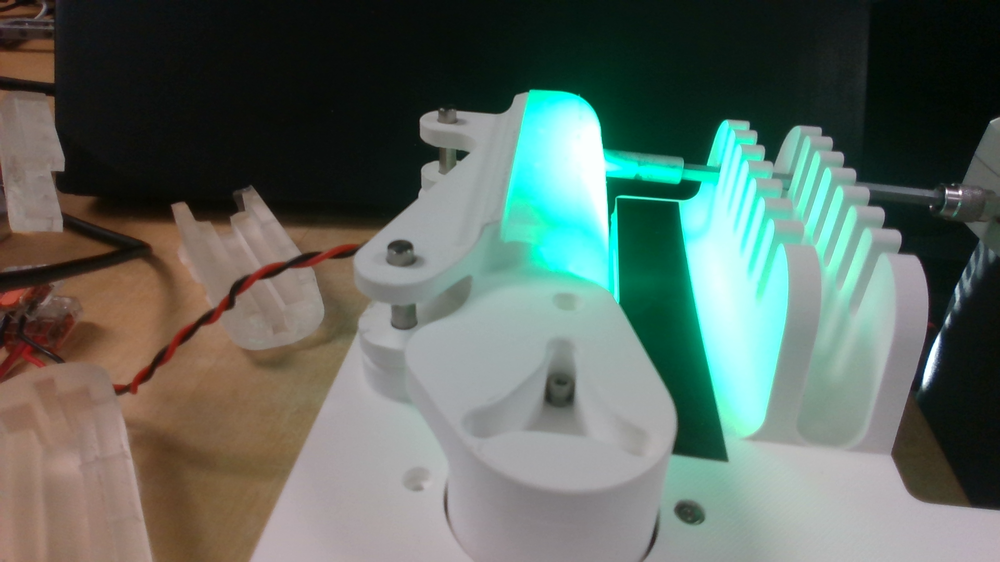
#> input picture experiments/img/dragonskin_p1_Color.png, 1000 x 562 px, shrunk from 1920 x 1080 before the run
$ python -i contact.py   (imports and definitions only)
#> lines starting #> are read from the running program, lines starting #| are printed output that depends on the picture; after the words box and inside, x2 and y2 are one past the last pixel; in counts of white or black regions, pixels touching at a corner belong together
"""Learning-free LED-array detection and contact-position estimation."""

from __future__ import annotations

import itertools
from dataclasses import dataclass

import cv2
import numpy as np


_LED_COUNT = 5
_TOP_FRACTION = 0.10
_ROI_WIDTH_IN_LED_SPACINGS = 1.70
_ROI_HEIGHT_IN_LED_SPACINGS = 0.76
_ROI_INWARD_SHIFT_IN_LED_SPACINGS = 0.35
_SMALL_GAUSSIAN_SIGMA_PX = 1.2
_BROAD_GAUSSIAN_SIGMA_PX = 14.0
_SEARCH_X_FRACTION = (0.50, 0.70)
_SEARCH_Y_FRACTION = (0.28, 0.62)
_COMPONENT_SEARCH_Y_FRACTION = (0.28, 0.70)
_COMPONENT_PERCENTILE = 85.0


@dataclass(frozen=True)
class LedArrayGeometry:
    """Five ordered image landmarks and spacing-scaled response regions."""

    landmarks_xy_px: np.ndarray
    roi_polygons_xy_px: np.ndarray
    median_spacing_px: float

    # [15 lines left out: function __post_init__, not called in this run]


@dataclass(frozen=True)
class ContactEstimate:
    """Baseline-relative LED response and its response-weighted position."""

    response: np.ndarray
    predicted_led_index: int
    position_mm: float | None
    top_two_margin: float

    # [13 lines left out: function __post_init__, not called in this run]


def _rgb_frames(rgb_frames: np.ndarray) -> np.ndarray:
    frames = np.asarray(rgb_frames)
    if frames.ndim == 3:
        frames = frames[None, ...]
    if frames.ndim != 4 or frames.shape[-1] != 3 or frames.dtype != np.uint8:
        raise ValueError("rgb_frames must be N x H x W x 3 uint8")
    if not len(frames):
        raise ValueError("rgb_frames must be nonempty")
    return frames


def _red_high_pass(rgb: np.ndarray) -> np.ndarray:
    red = rgb[:, :, 0].astype(np.float32)
    small = cv2.GaussianBlur(red, (0, 0), _SMALL_GAUSSIAN_SIGMA_PX)
    background = cv2.GaussianBlur(red, (0, 0), _BROAD_GAUSSIAN_SIGMA_PX)
    return np.maximum(small - background, 0.0)


def _smooth_profile(values: np.ndarray, sigma_px: float) -> np.ndarray:
    return cv2.GaussianBlur(
        np.asarray(values, dtype=np.float32)[:, None],
        (1, 0),
        sigma_px,
    ).ravel()


def _candidate_peaks(
    profile: np.ndarray,
    start: int,
    stop: int,
    minimum_distance: int,
) -> np.ndarray:
    local_span = float(np.ptp(profile[start:stop]))
    minimum_prominence = 0.018 * local_span
    candidates = []
    for index in range(start + 1, stop - 1):
        if profile[index] < profile[index - 1] or profile[index] <= profile[index + 1]:
            continue
        left = max(start, index - minimum_distance)
        right = min(stop, index + minimum_distance + 1)
        local_floor = max(
            float(np.min(profile[left : index + 1])),
            float(np.min(profile[index:right])),
        )
        if profile[index] - local_floor >= minimum_prominence:
            candidates.append(index)

    kept: list[int] = []
    for index in sorted(candidates, key=lambda item: float(profile[item]), reverse=True):
        if all(abs(index - selected) >= minimum_distance for selected in kept):
            kept.append(index)
    return np.asarray(sorted(kept), dtype=np.int32)


def _landmarks_from_median(median_rgb: np.ndarray) -> np.ndarray:
    high_pass = _red_high_pass(median_rgb)
    height, width = high_pass.shape
    x_start = round(_SEARCH_X_FRACTION[0] * width)
    x_stop = round(_SEARCH_X_FRACTION[1] * width)
    y_start = round(_SEARCH_Y_FRACTION[0] * height)
    y_stop = round(_SEARCH_Y_FRACTION[1] * height)
    profile = _smooth_profile(high_pass[:, x_start:x_stop].mean(axis=1), 1.4)
    peak_y = _candidate_peaks(
        profile,
        y_start,
        y_stop,
        minimum_distance=round(0.018 * height),
    )
    if peak_y.size < _LED_COUNT:
        raise RuntimeError(f"red detector found only {peak_y.size} candidate peaks")

    peak_x = []
    strengths = []
    row_half_width = round(0.012 * height)
    for y_coordinate in peak_y:
        column_profile = _smooth_profile(
            high_pass[
                max(0, y_coordinate - row_half_width) : min(
                    height, y_coordinate + row_half_width + 1
                ),
                x_start:x_stop,
            ].sum(axis=0),
            1.5,
        )
        peak_x.append(x_start + int(np.argmax(column_profile)))
        strengths.append(float(profile[y_coordinate]))

    peak_x_array = np.asarray(peak_x, dtype=np.float64)
    strength_array = np.asarray(strengths, dtype=np.float64)
    best: tuple[float, tuple[int, ...]] | None = None
    for selection in itertools.combinations(range(peak_y.size), _LED_COUNT):
        selected_y = peak_y[list(selection)].astype(np.float64)
        selected_x = peak_x_array[list(selection)]
        spacing = np.diff(selected_y)
        mean_spacing = float(np.mean(spacing))
        if not 0.025 * height <= mean_spacing <= 0.065 * height:
            continue
        if float(np.min(spacing)) < 0.014 * height:
            continue
        spacing_cv = float(np.std(spacing) / mean_spacing)
        line = np.polyfit(selected_y, selected_x, 1)
        line_rmse = float(
            np.sqrt(np.mean((selected_x - np.polyval(line, selected_y)) ** 2))
        )
        score = (
            float(np.mean(strength_array[list(selection)]))
            / (float(np.max(strength_array)) + 1.0e-6)
            - 2.0 * spacing_cv
            - line_rmse / (0.5 * mean_spacing)
        )
        if best is None or score > best[0]:
            best = (score, selection)
    if best is None:
        raise RuntimeError("red detector could not select five regular ordered peaks")

    selection = list(best[1])
    landmarks = np.column_stack((peak_x_array[selection], peak_y[selection])).astype(
        np.float64
    )
    spacings = np.linalg.norm(np.diff(landmarks, axis=0), axis=1)
    spacing_cv = float(np.std(spacings) / np.mean(spacings))
    if not np.all(np.diff(landmarks[:, 1]) > 0):
        raise RuntimeError("LED landmarks are not ordered along the image array")
    if spacing_cv > 0.30:
        raise RuntimeError(f"detected LED spacing is not regular: CV={spacing_cv:.3f}")
    return landmarks


def _component_landmarks(median_rgb: np.ndarray) -> np.ndarray:
    """Fallback for oblique views whose projected LED spacing is nonlinear."""

    high_pass = _red_high_pass(median_rgb)
    height, width = high_pass.shape
    x_start = round(_SEARCH_X_FRACTION[0] * width)
    x_stop = round(_SEARCH_X_FRACTION[1] * width)
    y_start = round(_COMPONENT_SEARCH_Y_FRACTION[0] * height)
    y_stop = round(_COMPONENT_SEARCH_Y_FRACTION[1] * height)
    crop = high_pass[y_start:y_stop, x_start:x_stop]
    positive = crop[crop > 0.0]
    if not positive.size:
        raise RuntimeError("red component detector found no positive response")
    threshold = float(np.percentile(positive, _COMPONENT_PERCENTILE))
    mask = np.asarray(crop >= threshold, dtype=np.uint8) * 255
    mask = cv2.morphologyEx(mask, cv2.MORPH_OPEN, np.ones((3, 3), np.uint8))
    component_count, _, stats, centroids = cv2.connectedComponentsWithStats(mask)

    minimum_area = max(8, round(2.0e-5 * height * width))
    candidates = []
    areas = []
    for component in range(1, component_count):
        area = int(stats[component, cv2.CC_STAT_AREA])
        if area < minimum_area:
            continue
        centroid = centroids[component] + np.asarray((x_start, y_start))
        candidates.append(centroid)
        areas.append(area)
    if len(candidates) < _LED_COUNT:
        raise RuntimeError(
            "red component detector found only "
            f"{len(candidates)} candidate regions"
        )

    points = np.asarray(candidates, dtype=np.float64)
    component_areas = np.asarray(areas, dtype=np.float64)
    best: tuple[float, np.ndarray] | None = None
    for selection in itertools.combinations(range(len(points)), _LED_COUNT):
        selected = points[list(selection)]
        order = np.argsort(selected[:, 1])
        selected = selected[order]
        spacings = np.diff(selected[:, 1])
        mean_spacing = float(np.mean(spacings))
        if not 0.020 * height <= mean_spacing <= 0.10 * height:
            continue
        if float(np.min(spacings)) < 0.012 * height:
            continue
        line = np.polyfit(selected[:, 1], selected[:, 0], 1)
        line_rmse = float(
            np.sqrt(
                np.mean(
                    (selected[:, 0] - np.polyval(line, selected[:, 1])) ** 2
                )
            )
        )
        if line_rmse > 0.35 * mean_spacing:
            continue
        selected_areas = component_areas[np.asarray(selection)][order]
        score = (
            float(np.mean(np.sqrt(selected_areas)))
            / (float(np.max(np.sqrt(component_areas))) + 1.0e-6)
            - line_rmse / (0.35 * mean_spacing)
        )
        if best is None or score > best[0]:
            best = (score, selected)
    if best is None:
        raise RuntimeError("red component detector could not select five collinear regions")
    return best[1]


# [32 lines left out: function _roi_polygons, not called in this run]


def detect_led_array(rgb_frames: np.ndarray) -> LedArrayGeometry:
    """Detect the common five-LED array from one or more fixed-camera frames."""

    frames = _rgb_frames(rgb_frames)
    median_rgb = np.median(frames, axis=0).astype(np.uint8)
    try:
        landmarks = _landmarks_from_median(median_rgb)
    except RuntimeError as profile_error:
        try:
            landmarks = _component_landmarks(median_rgb)
        except RuntimeError as component_error:
            raise RuntimeError(
                f"profile detector failed ({profile_error}); "
                f"component detector failed ({component_error})"
            ) from component_error
    polygons = _roi_polygons(landmarks, median_rgb.shape)
    spacing_px = float(np.median(np.linalg.norm(np.diff(landmarks, axis=0), axis=1)))
    return LedArrayGeometry(
        landmarks_xy_px=landmarks,
        roi_polygons_xy_px=polygons,
        median_spacing_px=spacing_px,
    )


# [65 lines left out: functions brightest_red_features, estimate_contact_position, not called in this run]


__all__ = [
    "ContactEstimate",
    "LedArrayGeometry",
    "brightest_red_features",
    "detect_led_array",
    "estimate_contact_position",
]

>>> import cv2
>>> picture = cv2.imread('../../experiments/img/dragonskin_p1_Color.png')
#> picture is the input picture: shape (562, 1000, 3); mean B, G, R 97.3, 105.4, 92.9
>>> result = detect_led_array(picture)
#> in _red_high_pass, `red = rgb[:, :, 0].astype(np.float32)`:
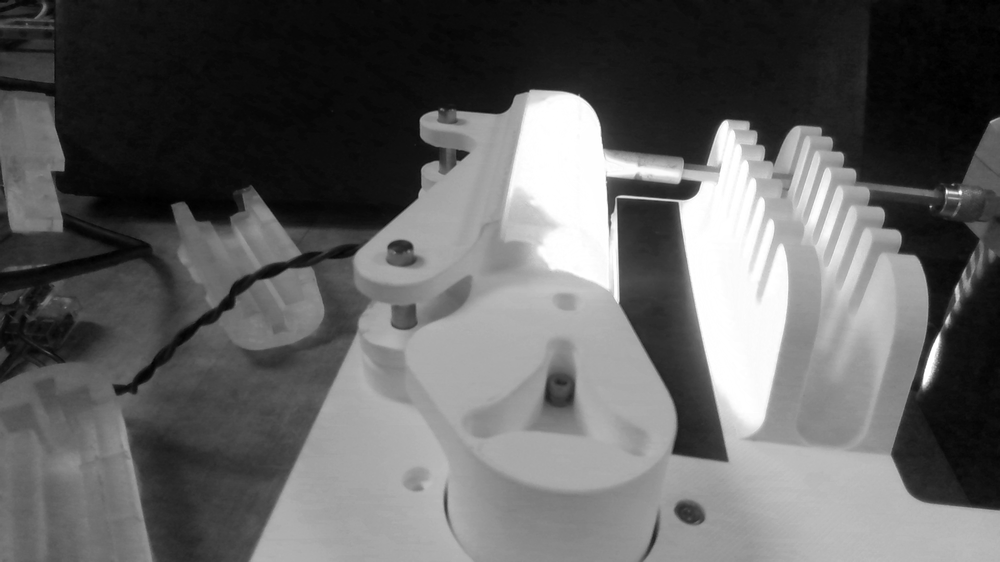
#> red: shape (562, 1000) float32; min 0, max 255, mean 97.3
#> in _red_high_pass, `background = cv2.GaussianBlur(red, (0, 0), _BROAD_GAUSSIAN_SIGMA_PX)`:
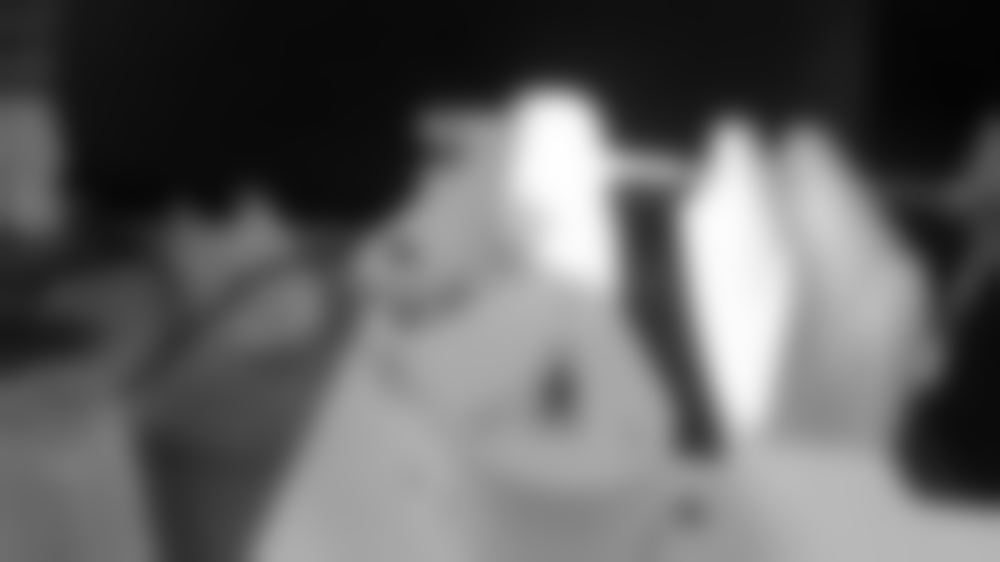
#> background: shape (562, 1000) float32; min 4, max 254.5, mean 97.3
#> in _red_high_pass, `return np.maximum(small - background, 0.0)`:
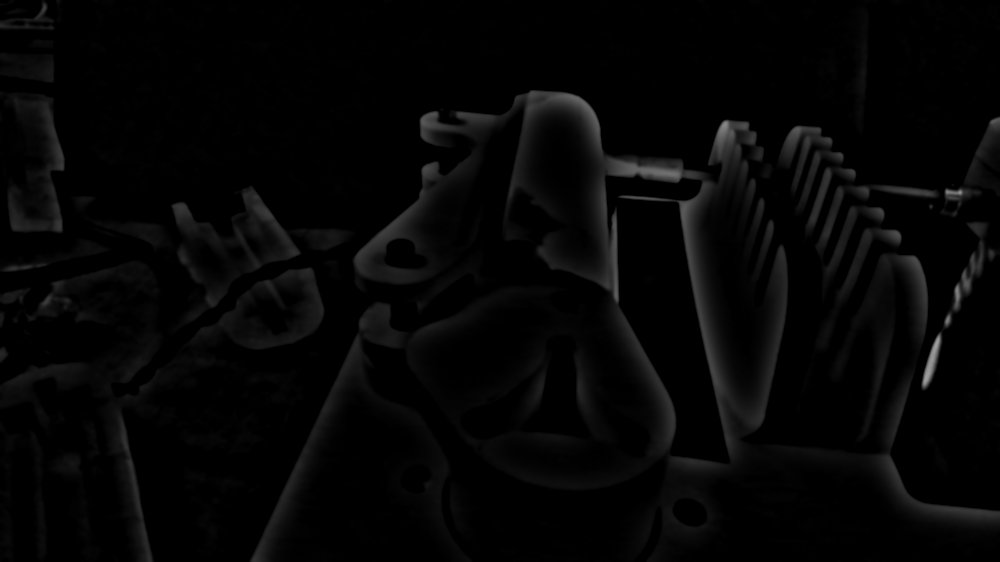
#> returned value: shape (562, 1000) float32; min 0, max 159.2, mean 5.6
#> in _landmarks_from_median, `profile = _smooth_profile(high_pass[:, x_start:x_stop].mean(axis=1), 1..`: profile = 562 values, max 42.15 at index 172, min 0.021 at index 75, mean 7.32
#> in _candidate_peaks, `local_span = float(np.ptp(profile[start:stop]))`: local_span = 38.69
#> in _candidate_peaks, `minimum_prominence = 0.018 * local_span`: minimum_prominence = 0.696
#> the loop in _candidate_peaks, `for index in range(start + 1, stop - 1):` made 189 passes
#> local_floor on passes 15, 42, 80: 23.23, 12.47, 11.14
#> after the loop in _candidate_peaks, `for index in range(start + 1, stop - 1):`: candidates = [172, 199, 237, 332]
#> the loop in _candidate_peaks, `for index in sorted(candidates, key=lambda item: float(profile[item]),..` made 4 passes
#> index on passes 1 to 4: 172, 199, 237, 332
#> in _component_landmarks, `crop = high_pass[y_start:y_stop, x_start:x_stop]`:
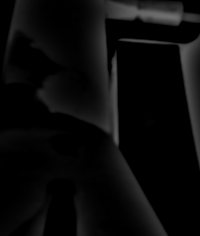
#> crop: shape (236, 200) float32; min 0, max 112.1, mean 10.5
#> in _component_landmarks, `threshold = float(np.percentile(positive, _COMPONENT_PERCENTILE))`: threshold = 42.04
#> in _component_landmarks, `mask = np.asarray(crop >= threshold, dtype=np.uint8) * 255`:
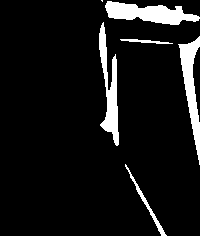
#> mask: shape (236, 200); 8.3% white; 6 white regions (1 under 20 px), largest, box (x1, y1, x2, y2) and area: (105, 1, 200, 25) 1302, (178, 36, 200, 165) 1119, (99, 22, 119, 146) 1113, (125, 164, 167, 236) 268, (120, 39, 173, 44) 124
#> in _component_landmarks, `mask = cv2.morphologyEx(mask, cv2.MORPH_OPEN, np.ones((3, 3), np.uint8))`:
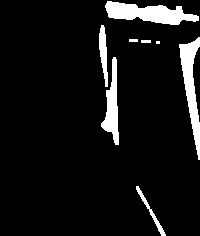
#> mask: shape (236, 200); 8% white; 8 white regions (1 under 20 px), largest, box (x1, y1, x2, y2) and area: (105, 1, 199, 25) 1298, (179, 37, 200, 160) 1112, (101, 57, 119, 145) 759
#> in _component_landmarks, `component_count, _, stats, centroids = cv2.connectedComponentsWithStat..`: component_count = 9; stats = [[0, 0, 200, 236, 43416], [105, 1, 94, 24, 1298], [99, 25, 9, 62, 335], [179, 37, 21, 123, 1112], [129, 39, 9, 3, 27], [141, 40, 10, 3, 30], [156, 41, 4, 3, 12], [101, 57, 18, 88, 759], [136, 186, 30, 50, 211]]; centroids = [[95.14, 121.8], [148.2, 13], [103.2, 52.62], [190.8, 86.05], [133, 40], [145.5, 41], [157.5, 42], [112, 106], [150.6, 211.7]]
#> the loop in _component_landmarks, `for component in range(1, component_count):` made 8 passes
#> (area, centroid) on passes 1, 2, 3, 4, 5, 7, 8: (1298, [648.2, 170]), (335, [603.2, 209.6]), (1112, [690.8, 243.1]), (27, [633, 197]), (30, [645.5, 198]), (759, [612, 263]), (211, [650.6, 368.7])
#> after the loop in _component_landmarks, `for component in range(1, component_count):`: areas = [1298, 335, 1112, 27, 30, 12, 759, 211]; candidates = [[648.2, 170], [603.2, 209.6], [690.8, 243.1], [633, 197], [645.5, 198], [657.5, 199], [612, 263], [650.6, 368.7]]
#> in _component_landmarks, `points = np.asarray(candidates, dtype=np.float64)`: points has the same summary as candidates
#> in _component_landmarks, `component_areas = np.asarray(areas, dtype=np.float64)`: component_areas = [1298, 335, 1112, 27, 30, 12, 759, 211]
#> the loop in _component_landmarks, `for selection in itertools.combinations(range(len(points)), _LED_COUNT):` made 56 passes
#> (selection, order, spacings, mean_spacing) on passes 1, 2, 5, 11, 12, 13, 14, 15, 17, 18: ((0, 1, 2, 3, 4), [0, 3, 4, 1, 2], [27, 1, 11.62, 33.43], 18.26), ((0, 1, 2, 3, 5), [0, 3, 4, 1, 2], [27, 2, 10.62, 33.43], 18.26), ((0, 1, 2, 4, 5), [0, 3, 4, 1, 2], [28, 1, 10.62, 33.43], 18.26), ((0, 1, 3, 4, 5), [0, 2, 3, 4, 1], [27, 1, 1, 10.62], 9.91), ((0, 1, 3, 4, 6), [0, 2, 3, 1, 4], [27, 1, 11.62, 53.37], 23.25), ((0, 1, 3, 4, 7), [0, 2, 3, 1, 4], [27, 1, 11.62, 159.1], 49.68), ((0, 1, 3, 5, 6), [0, 2, 3, 1, 4], [27, 2, 10.62, 53.37], 23.25), ((0, 1, 3, 5, 7), [0, 2, 3, 1, 4], [27, 2, 10.62, 159.1], 49.68), ((0, 1, 4, 5, 6), [0, 2, 3, 1, 4], [28, 1, 10.62, 53.37], 23.25), ((0, 1, 4, 5, 7), [0, 2, 3, 1, 4], [28, 1, 10.62, 159.1], 49.68)
#> (selection, order, spacings, mean_spacing, line, line_rmse) on passes 3, 4, 6, 7, 8, 9: ((0, 1, 2, 3, 6), [0, 3, 1, 2, 4], [27, 12.62, 33.43, 19.94], 23.25, [0.0103, 635.2], 30.99), ((0, 1, 2, 3, 7), [0, 3, 1, 2, 4], [27, 12.62, 33.43, 125.7], 49.68, [0.1, 621.3], 27.52), ((0, 1, 2, 4, 6), [0, 3, 1, 2, 4], [28, 11.62, 33.43, 19.94], 23.25, [-0.0336, 647.2], 31.02), ((0, 1, 2, 4, 7), [0, 3, 1, 2, 4], [28, 11.62, 33.43, 125.7], 49.68, [0.0796, 628.7], 27.2), ((0, 1, 2, 5, 6), [0, 3, 1, 2, 4], [29, 10.62, 33.43, 19.94], 23.25, [-0.0728, 658.1], 31.74), ((0, 1, 2, 5, 7), [0, 3, 1, 2, 4], [29, 10.62, 33.43, 125.7], 49.68, [0.0603, 635.7], 27.67)
#> (the run stopped early here; a loop or call above may not have finished)
